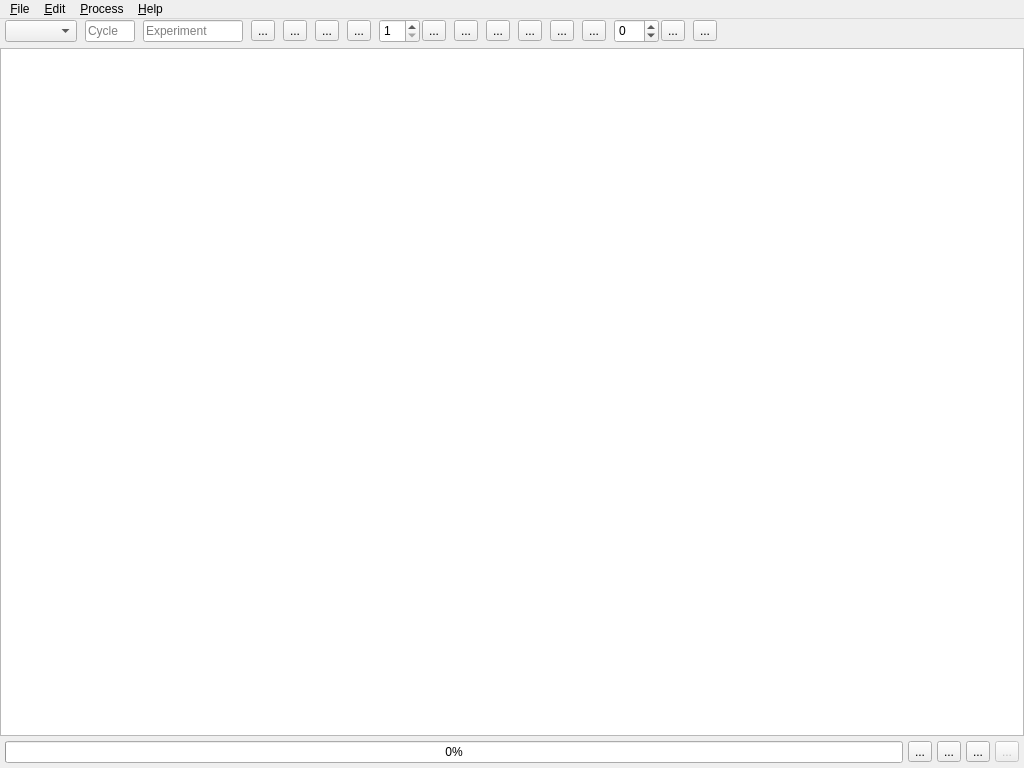
<?xml version="1.0" encoding="UTF-8"?>
<ui version="4.0">
 <class>MainWindow</class>
 <widget class="QMainWindow" name="MainWindow">
  <property name="geometry">
   <rect>
    <x>0</x>
    <y>0</y>
    <width>1024</width>
    <height>768</height>
   </rect>
  </property>
  <property name="minimumSize">
   <size>
    <width>1024</width>
    <height>768</height>
   </size>
  </property>
  <property name="windowTitle">
   <string>DrILL - Data Reduction for ILL[*]</string>
  </property>
  <property name="styleSheet">
   <string notr="true"/>
  </property>
  <widget class="QWidget" name="centralwidget">
   <property name="styleSheet">
    <string notr="true"/>
   </property>
   <layout class="QVBoxLayout" name="verticalLayout" stretch="0,1,0">
    <property name="spacing">
     <number>5</number>
    </property>
    <property name="leftMargin">
     <number>0</number>
    </property>
    <property name="topMargin">
     <number>0</number>
    </property>
    <property name="rightMargin">
     <number>0</number>
    </property>
    <property name="bottomMargin">
     <number>5</number>
    </property>
    <item>
     <layout class="QHBoxLayout" name="toolbar">
      <property name="spacing">
       <number>8</number>
      </property>
      <property name="leftMargin">
       <number>5</number>
      </property>
      <property name="topMargin">
       <number>0</number>
      </property>
      <property name="rightMargin">
       <number>5</number>
      </property>
      <property name="bottomMargin">
       <number>0</number>
      </property>
      <item>
       <widget class="QComboBox" name="modeSelector">
        <property name="toolTip">
         <string>Acquisition mode</string>
        </property>
        <property name="sizeAdjustPolicy">
         <enum>QComboBox::AdjustToContents</enum>
        </property>
       </widget>
      </item>
      <item>
       <widget class="QLineEdit" name="cycleNumber">
        <property name="minimumSize">
         <size>
          <width>0</width>
          <height>0</height>
         </size>
        </property>
        <property name="maximumSize">
         <size>
          <width>50</width>
          <height>16777215</height>
         </size>
        </property>
        <property name="toolTip">
         <string>Cycle number</string>
        </property>
        <property name="placeholderText">
         <string>Cycle</string>
        </property>
       </widget>
      </item>
      <item>
       <widget class="QLineEdit" name="experimentId">
        <property name="maximumSize">
         <size>
          <width>100</width>
          <height>16777215</height>
         </size>
        </property>
        <property name="toolTip">
         <string>Experiment ID</string>
        </property>
        <property name="placeholderText">
         <string>Experiment</string>
        </property>
       </widget>
      </item>
      <item>
       <widget class="QToolButton" name="datadirs">
        <property name="toolTip">
         <string>Manage data directories</string>
        </property>
        <property name="text">
         <string>...</string>
        </property>
       </widget>
      </item>
      <item>
       <widget class="QToolButton" name="settings">
        <property name="toolTip">
         <string>Settings window</string>
        </property>
        <property name="text">
         <string>...</string>
        </property>
       </widget>
      </item>
      <item>
       <widget class="QToolButton" name="load">
        <property name="toolTip">
         <string>Load rundex</string>
        </property>
        <property name="text">
         <string>...</string>
        </property>
       </widget>
      </item>
      <item>
       <widget class="QToolButton" name="save">
        <property name="toolTip">
         <string>Save rundex</string>
        </property>
        <property name="text">
         <string>...</string>
        </property>
       </widget>
      </item>
      <item>
       <layout class="QHBoxLayout" name="horizontalLayout_4">
        <property name="spacing">
         <number>2</number>
        </property>
        <item>
         <widget class="QSpinBox" name="nrows">
          <property name="minimumSize">
           <size>
            <width>0</width>
            <height>24</height>
           </size>
          </property>
          <property name="maximumSize">
           <size>
            <width>16777215</width>
            <height>24</height>
           </size>
          </property>
          <property name="toolTip">
           <string>Number of row</string>
          </property>
          <property name="minimum">
           <number>1</number>
          </property>
         </widget>
        </item>
        <item>
         <widget class="QToolButton" name="addrow">
          <property name="toolTip">
           <string>Add row(s)</string>
          </property>
          <property name="text">
           <string>...</string>
          </property>
         </widget>
        </item>
       </layout>
      </item>
      <item>
       <widget class="QToolButton" name="deleterow">
        <property name="minimumSize">
         <size>
          <width>0</width>
          <height>1</height>
         </size>
        </property>
        <property name="toolTip">
         <string>Delete selected row(s)</string>
        </property>
        <property name="text">
         <string>...</string>
        </property>
       </widget>
      </item>
      <item>
       <widget class="QToolButton" name="cut">
        <property name="toolTip">
         <string>Cut selected cell(s)</string>
        </property>
        <property name="text">
         <string>...</string>
        </property>
       </widget>
      </item>
      <item>
       <widget class="QToolButton" name="copy">
        <property name="minimumSize">
         <size>
          <width>0</width>
          <height>0</height>
         </size>
        </property>
        <property name="toolTip">
         <string>Copy selected cell(s)</string>
        </property>
        <property name="text">
         <string>...</string>
        </property>
       </widget>
      </item>
      <item>
       <widget class="QToolButton" name="paste">
        <property name="minimumSize">
         <size>
          <width>0</width>
          <height>0</height>
         </size>
        </property>
        <property name="toolTip">
         <string>Paste cell(s)</string>
        </property>
        <property name="text">
         <string>...</string>
        </property>
       </widget>
      </item>
      <item>
       <widget class="QToolButton" name="erase">
        <property name="minimumSize">
         <size>
          <width>0</width>
          <height>0</height>
         </size>
        </property>
        <property name="toolTip">
         <string>Erase selected cell(s)</string>
        </property>
        <property name="text">
         <string>...</string>
        </property>
       </widget>
      </item>
      <item>
       <layout class="QHBoxLayout" name="horizontalLayout_3">
        <property name="spacing">
         <number>2</number>
        </property>
        <item>
         <widget class="QSpinBox" name="increment">
          <property name="minimumSize">
           <size>
            <width>0</width>
            <height>24</height>
           </size>
          </property>
          <property name="maximumSize">
           <size>
            <width>16777215</width>
            <height>24</height>
           </size>
          </property>
          <property name="toolTip">
           <string>Increment value</string>
          </property>
          <property name="buttonSymbols">
           <enum>QAbstractSpinBox::UpDownArrows</enum>
          </property>
          <property name="showGroupSeparator" stdset="0">
           <bool>false</bool>
          </property>
          <property name="minimum">
           <number>-99</number>
          </property>
         </widget>
        </item>
        <item>
         <widget class="QToolButton" name="fill">
          <property name="toolTip">
           <string>Fill increment of selected cells</string>
          </property>
          <property name="text">
           <string>...</string>
          </property>
         </widget>
        </item>
       </layout>
      </item>
      <item>
       <widget class="QToolButton" name="help">
        <property name="sizePolicy">
         <sizepolicy hsizetype="Fixed" vsizetype="Fixed">
          <horstretch>0</horstretch>
          <verstretch>0</verstretch>
         </sizepolicy>
        </property>
        <property name="toolTip">
         <string>Help</string>
        </property>
        <property name="text">
         <string>...</string>
        </property>
       </widget>
      </item>
      <item>
       <spacer name="horizontalSpacer">
        <property name="orientation">
         <enum>Qt::Horizontal</enum>
        </property>
        <property name="sizeHint" stdset="0">
         <size>
          <width>40</width>
          <height>20</height>
         </size>
        </property>
       </spacer>
      </item>
      <item>
       <widget class="QLabel" name="label">
        <property name="sizePolicy">
         <sizepolicy hsizetype="Fixed" vsizetype="Fixed">
          <horstretch>0</horstretch>
          <verstretch>0</verstretch>
         </sizepolicy>
        </property>
        <property name="maximumSize">
         <size>
          <width>40</width>
          <height>40</height>
         </size>
        </property>
        <property name="text">
         <string/>
        </property>
        <property name="pixmap">
         <pixmap>../../../../../../images/ILL_logo.png</pixmap>
        </property>
        <property name="scaledContents">
         <bool>true</bool>
        </property>
        <property name="alignment">
         <set>Qt::AlignCenter</set>
        </property>
       </widget>
      </item>
     </layout>
    </item>
    <item>
     <widget class="DrillTableWidget" name="table">
      <attribute name="horizontalHeaderStretchLastSection">
       <bool>true</bool>
      </attribute>
     </widget>
    </item>
    <item>
     <layout class="QHBoxLayout" name="footer">
      <property name="leftMargin">
       <number>5</number>
      </property>
      <property name="rightMargin">
       <number>5</number>
      </property>
      <item>
       <widget class="QProgressBar" name="progressBar">
        <property name="value">
         <number>0</number>
        </property>
       </widget>
      </item>
      <item>
       <widget class="QToolButton" name="processRows">
        <property name="toolTip">
         <string>Process selected row(s)</string>
        </property>
        <property name="text">
         <string>...</string>
        </property>
       </widget>
      </item>
      <item>
       <widget class="QToolButton" name="buttonProcessGroup">
        <property name="toolTip">
         <string>Process selected group(s)</string>
        </property>
        <property name="text">
         <string>...</string>
        </property>
       </widget>
      </item>
      <item>
       <widget class="QToolButton" name="buttonProcessAll">
        <property name="toolTip">
         <string>Process all</string>
        </property>
        <property name="text">
         <string>...</string>
        </property>
       </widget>
      </item>
      <item>
       <widget class="QToolButton" name="stop">
        <property name="enabled">
         <bool>false</bool>
        </property>
        <property name="toolTip">
         <string>Stop processing</string>
        </property>
        <property name="text">
         <string>...</string>
        </property>
       </widget>
      </item>
     </layout>
    </item>
   </layout>
  </widget>
  <widget class="QMenuBar" name="menubar">
   <property name="geometry">
    <rect>
     <x>0</x>
     <y>0</y>
     <width>1024</width>
     <height>25</height>
    </rect>
   </property>
   <widget class="QMenu" name="menuFile">
    <property name="title">
     <string>&amp;File</string>
    </property>
    <addaction name="actionNew"/>
    <addaction name="actionLoadRundex"/>
    <addaction name="actionSaveAs"/>
    <addaction name="actionSave"/>
    <addaction name="actionManageDirectories"/>
    <addaction name="actionSettings"/>
    <addaction name="separator"/>
    <addaction name="actionClose"/>
   </widget>
   <widget class="QMenu" name="menuProcess">
    <property name="title">
     <string>&amp;Edit</string>
    </property>
    <widget class="QMenu" name="menuRow_s">
     <property name="title">
      <string>&amp;Row(s)</string>
     </property>
     <addaction name="actionAddRow"/>
     <addaction name="actionDelRow"/>
     <addaction name="actionCopyRow"/>
     <addaction name="actionCutRow"/>
     <addaction name="actionPasteRow"/>
    </widget>
    <widget class="QMenu" name="menuColumns_s">
     <property name="title">
      <string>&amp;Columns(s)</string>
     </property>
     <widget class="QMenu" name="menuAddRemoveColumn">
      <property name="title">
       <string>&amp;Add/remove column</string>
      </property>
     </widget>
     <addaction name="menuAddRemoveColumn"/>
    </widget>
    <widget class="QMenu" name="menuCell_s">
     <property name="title">
      <string>Cell(&amp;s)</string>
     </property>
     <addaction name="actionErase"/>
    </widget>
    <addaction name="menuColumns_s"/>
    <addaction name="menuRow_s"/>
    <addaction name="menuCell_s"/>
   </widget>
   <widget class="QMenu" name="menuProcess_2">
    <property name="title">
     <string>&amp;Process</string>
    </property>
    <addaction name="actionProcessRow"/>
    <addaction name="actionProcessAll_2"/>
    <addaction name="actionStopProcessing"/>
   </widget>
   <widget class="QMenu" name="menuHelp">
    <property name="title">
     <string>&amp;Help</string>
    </property>
    <addaction name="actionHelp"/>
   </widget>
   <addaction name="menuFile"/>
   <addaction name="menuProcess"/>
   <addaction name="menuProcess_2"/>
   <addaction name="menuHelp"/>
  </widget>
  <action name="actionLoadRundex">
   <property name="text">
    <string>&amp;Load rundex</string>
   </property>
   <property name="shortcut">
    <string>Ctrl+O</string>
   </property>
  </action>
  <action name="actionProcessSelected">
   <property name="text">
    <string>Process selected row(s)</string>
   </property>
  </action>
  <action name="actionProcessAll">
   <property name="text">
    <string>Process selected rows</string>
   </property>
  </action>
  <action name="actionSaveAs">
   <property name="text">
    <string>&amp;Save rundex as</string>
   </property>
  </action>
  <action name="actionManageDirectories">
   <property name="text">
    <string>&amp;Manage data directories</string>
   </property>
  </action>
  <action name="actionSettings">
   <property name="text">
    <string>S&amp;ettings</string>
   </property>
  </action>
  <action name="actionProcessRow">
   <property name="text">
    <string>&amp;Process select row(s)</string>
   </property>
  </action>
  <action name="actionProcessAll_2">
   <property name="text">
    <string>Process all &amp;rows</string>
   </property>
  </action>
  <action name="actionStopProcessing">
   <property name="text">
    <string>&amp;Stop processing</string>
   </property>
  </action>
  <action name="actionCopyRow">
   <property name="text">
    <string>&amp;Copy selected row(s)</string>
   </property>
  </action>
  <action name="actionCutRow">
   <property name="text">
    <string>Cut &amp;selected row(s)</string>
   </property>
  </action>
  <action name="actionPasteRow">
   <property name="text">
    <string>&amp;Paste row(s)</string>
   </property>
  </action>
  <action name="actionErase">
   <property name="text">
    <string>&amp;Erase selected cell(s)</string>
   </property>
  </action>
  <action name="actionAddRow">
   <property name="text">
    <string>&amp;Add a row</string>
   </property>
  </action>
  <action name="actionDelRow">
   <property name="text">
    <string>&amp;Remove selected row(s)</string>
   </property>
  </action>
  <action name="actionSave">
   <property name="text">
    <string>Save &amp;rundex</string>
   </property>
   <property name="shortcut">
    <string>Ctrl+S</string>
   </property>
  </action>
  <action name="actionClose">
   <property name="text">
    <string>&amp;Close</string>
   </property>
   <property name="shortcut">
    <string>Ctrl+Q</string>
   </property>
  </action>
  <action name="actionHelp">
   <property name="text">
    <string>&amp;DrILL help</string>
   </property>
  </action>
  <action name="actiona">
   <property name="text">
    <string>a</string>
   </property>
  </action>
  <action name="actionNew">
   <property name="text">
    <string>New</string>
   </property>
  </action>
 </widget>
 <customwidgets>
  <customwidget>
   <class>DrillTableWidget</class>
   <extends>QTableWidget</extends>
   <header>Interface.ui.drill.view.DrillTableWidget</header>
  </customwidget>
 </customwidgets>
 <resources/>
 <connections/>
</ui>
